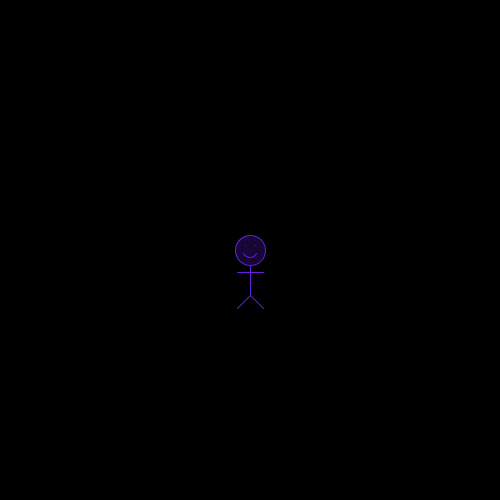
Frame 1 (no input)
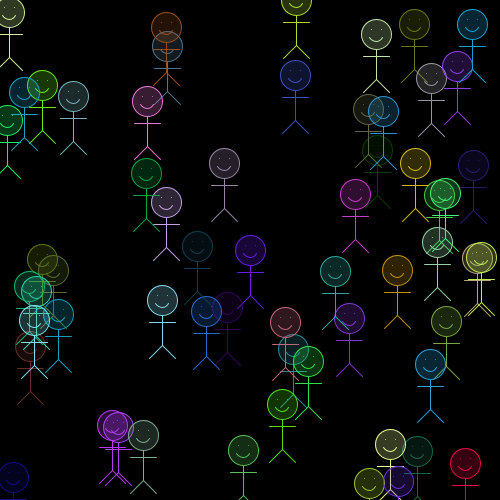
Frame 60 (the mouse pressed at the canvas centre just before this capture)
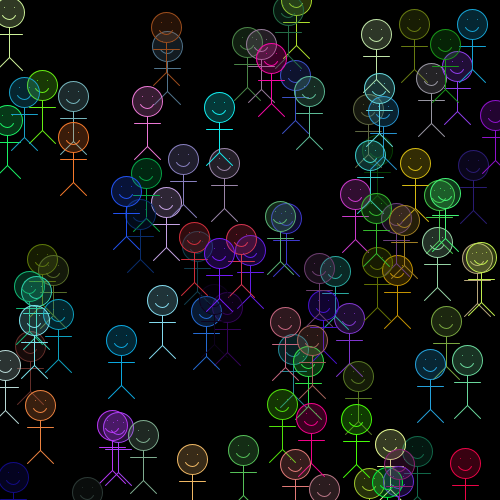
Frame 120 (the mouse held since frame 60 and released just before this capture)

The Processing sketch that drew these frames (run headless with seeded random() and noise(); from frame 60 on, the mouse is pressed at the canvas centre):

// Processing sketch: processing_74437
// ── processing_74437.pde

int x=250;
int y=250;
int r=100;
int g=30;
int b=230;
int reps=1;
void setup()
{
  size(500,500);
  background(0);
  frameRate(20);
}
void draw()
{
  fill(r,g,b,60);
  stroke(r,g,b);
  r=int(random(0,255));
  g=int(random(0,255));
  b=int(random(0,255));
  
  if (reps<101)
  {
    ellipse(x,y,30,30);
    noFill();
    arc(x,y,15,15,PI/6,5*PI/6);
    point(x-5,y-5);
    point(x+5,y-5);
    line(x,y+15,x,y+45);
    line(x-13,y+22,x+13,y+22);
    line(x,y+45,x-13,y+58);
    line(x,y+45,x+13,y+58);
    x=int(random(0,498));
    y=int(random(0,498));
    println(reps);
  }
  
  reps++;

}
